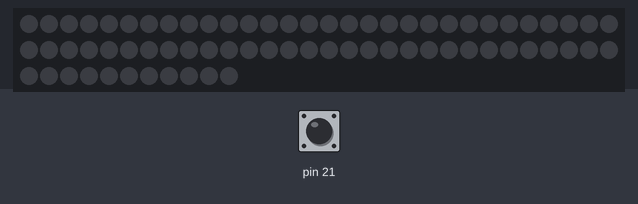
A sketch run on a simulated Arduino Mega 2560, built with avr-gcc and run on an emulated ATmega2560. On the bench: 71 RGB LEDs in strip order, left to right, continuing on the next row. Inputs (shaded band) come from the test bench; at power-on: pin 21 HIGH. Dim RGB values are drawn brighter than linear.

Above: at 1.2 s.
1.3 s: pin 21 driven LOW
At 1.67 s:
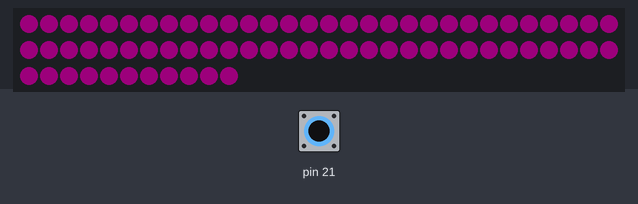
At 2.16 s:
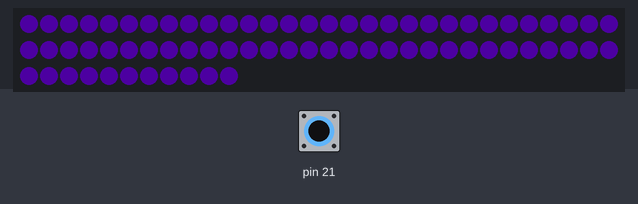
3.3 s: pin 21 pulsed HIGH 2 times (0.12 s each, 0.3 s apart)
At 4.1 s:
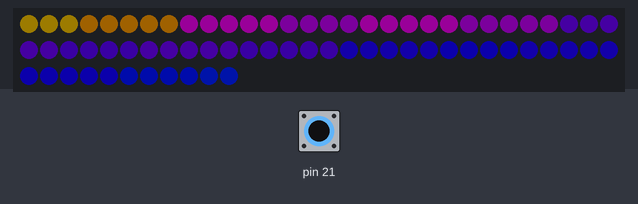
Timing chart, 0 to 6.3 s (numbered marks = the images above; inputs shaded):
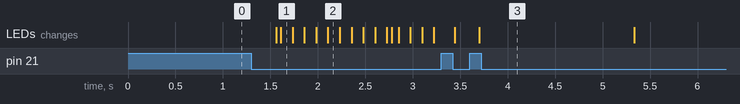

Measured:
- after the input at 1.3 s, the LEDs: first change after 0.26 s (image 1 shows a later state)

The sketch:

ceiling.ino
```cpp
#include <Adafruit_NeoPixel.h>


/*
  TODO (this includes nonsettings)
  Hardware and connection dependent settings
 */

int lightMode = -1; // one less than we want bc interrupt runs at beginning apparently

#include "strip_functions.h"
uint16_t _num_led = 71; // Number of pixels in strand
uint8_t _pin_led = 6; // NeoPixel LED strand is connected to this pin
uint8_t _pin_pot = 9; // using 1K potentiometer
uint8_t brightness = 50; // brightness
extern boolean checkButton();

#include "sound_reactive.h"
uint8_t _pin_mic = A10; // Microphone is attached to this analog pin
extern int vol;


/* Initialize variables */

Adafruit_NeoPixel
  strip = Adafruit_NeoPixel(_num_led, _pin_led, NEO_GRB + NEO_KHZ800);

boolean pushed = false;
/**
 * Instead doing work directly within interrupt, we'll just toggle a
 * variable that we'll check for later. This prevents any weirdness due to
 * variable volatility.
 */
void buttonInterrupt() {
  pushed = true;
}

//int lightMode = 0; // how many times the button has been pressed

void setup() {

  /* Interrupt setup */

    /*
      "FLORA supports external interrupts on D0 (INT2), D1(INT3), D2(INT1), and
      D3(INT0). You would attach your button between, say, D0 and GND."
      FLORA's D0 is labeled "RX" (https://learn.adafruit.com/assets/2845)
      and corresponds to Arduino interrupt 2.
      * https://www.arduino.cc/en/Reference/PinMode
      * https://www.arduino.cc/en/Reference/attachInterrupt
      * https://forums.adafruit.com/viewtopic.php?f=25&t=57650:
     */
    pinMode(0, INPUT_PULLUP); // configure pin to behave as input
    // when button is pushed, run buttonPushed()
    attachInterrupt(2, buttonInterrupt, FALLING); // listen for high to low

    // from Amplitie code, not sure if needed or what it does
    //pinMode(_pin_led, OUTPUT);

  /* sound_reactive */

    memset((void*) vol, 0, sizeof(vol));

    /*
      This is only needed on 5V Arduinos (Uno, Leonardo, etc.). Connect 3.3V to
      mic AND TO AREF ON ARDUINO and enable this line.  Audio samples are
      'cleaner' at 3.3V. COMMENT OUT THIS LINE FOR 3.3V ARDUINOS (FLORA, ETC.):
     */
    // analogReference(EXTERNAL);

  strip.begin();
  strip.show(); // Initialize all pixels to 'off'
}

void loop() {

  checkButton();


  switch (lightMode) {
    default:
      // we exceeded defined modes, reset and fall through
      lightMode = 0;
    case 0:
      colorWipe(strip.Color(0, 0, 0), 0);
      delay(20);
      break;
    case 1:
      purpleSingle(20);
      break;
    case 2:
      purpleCycle(50);
      break;
    case 3:
      pulse(strip.Color(75,0,130), 0); //Indigo
      colorWipe(strip.Color(0, 0, 0), 0);
      break;
    case 4: //Blue Purple volume responsive
      volMeter(120,190);
      break;
  }


  /*
  switch (lightMode) {
    default:
      // we exceeded defined modes, reset and fall through
      lightMode = 0;
    case 0:
      colorWipe(strip.Color(0, 0, 0), 0);
      delay(20);
      break;
    case 1:
      pulse(strip.Color(255, 0, 0), 0); //Red
      break;
    case 2:
      pulse(strip.Color(map(analogRead(_pin_pot), 0, 1023, 0, 255),0,255), 0);
      break;
  }
  */

}
```

sound_reactive.cpp
```cpp
#include "sound_reactive.h"

#define SAMPLES 6  // Length of buffer for dynamic level adjustment

byte
  peak      = 0,      // Used for falling dot
  dotCount  = 0,      // Frame counter for delaying dot-falling speed
  volCount  = 0;      // Frame counter for storing past volume data
int
  vol[SAMPLES],       // Collection of prior volume samples
  lvl       = 10,      // Current "dampened" audio level
  minLvlAvg = 0,      // For dynamic adjustment of graph low & high
  maxLvlAvg = 512;

uint8_t  _num_groups  = 2;  // Number of pixels in strand
uint16_t _led_per_grp = ( _num_led / _num_groups );  // Number of pixels in strand
uint8_t  _dc_offset   = 0;  // DC offset in mic signal - if unusure, leave 0
uint8_t  _noise       = 10;  // Noise/hum/interference in mic signal
uint8_t  _top_offset  = (_led_per_grp + 2); // Allow dot to go slightly off scale
uint8_t  _fall_rate   = 10;  // Rate of peak falling dot

void setPixelColor(uint16_t n, uint8_t r, uint8_t g, uint8_t b){
  for(uint8_t i = 0; i < _num_groups; i++) {
    if( i % 2 == 0 ) {
      strip.setPixelColor( (n + i * _led_per_grp ),r,g,b);
    } else {
      //reverse the number order for every other mini strand
      strip.setPixelColor( ( (_led_per_grp-n) + i * _led_per_grp ),r,g,b);
    }
  }
}

void setPixelColor(uint16_t n, uint32_t c){
  for(uint8_t i = 0; i < _num_groups; i++) {
    if( i % 2 == 0 ) {
      strip.setPixelColor( (n + i * _led_per_grp ),c);
    } else {
      strip.setPixelColor( ( (_led_per_grp-n) + i * _led_per_grp ),c);
    }
  }
}

void volMeter(uint8_t startColor, uint8_t endColor){
  if( checkButton() ){ return; };
  uint8_t  i;
  uint16_t minLvl, maxLvl;
  int      n, height;

  n   = analogRead(_pin_mic);                        // Raw reading from mic
  n   = abs(n - 512 - _dc_offset); // Center on zero
  n   = (n <= _noise) ? 0 : (n - _noise);             // Remove noise/hum
  lvl = ((lvl * 7) + n) >> 3;    // "Dampened" reading (else looks twitchy)

  // Calculate bar height based on dynamic min/max levels (fixed point):
  height = _top_offset * (lvl - minLvlAvg) / (long)(maxLvlAvg - minLvlAvg);

  if(height < 0L)       height = 0;      // Clip output
  else if(height > _top_offset) height = _top_offset;
  if(height > peak)     peak   = height; // Keep 'peak' dot at top

  // Color pixels based on rainbow gradient
  for(i=0; i<_led_per_grp; i++) {
    if(i >= height)               setPixelColor(i,   0,   0, 0);
    else setPixelColor(i,Wheel(map(i,0,_led_per_grp-1,startColor,endColor)));

  }

  // Draw peak dot
  if(peak > 0 && peak <= _led_per_grp-1) setPixelColor(peak,Wheel(map(peak,0,_led_per_grp-1,startColor,endColor)));

   strip.show(); // Update strip

  // Every few frames, make the peak pixel drop by 1:
    if(++dotCount >= _fall_rate) { //fall rate

      if(peak > 0) peak--;
      dotCount = 0;
    }

  vol[volCount] = n;                      // Save sample for dynamic leveling
  if(++volCount >= SAMPLES) volCount = 0; // Advance/rollover sample counter

  // Get volume range of prior frames
  minLvl = maxLvl = vol[0];
  for(i=1; i<SAMPLES; i++) {
    if(vol[i] < minLvl)      minLvl = vol[i];
    else if(vol[i] > maxLvl) maxLvl = vol[i];
  }
  // minLvl and maxLvl indicate the volume range over prior frames, used
  // for vertically scaling the output graph (so it looks interesting
  // regardless of volume level).  If they're too close together though
  // (e.g. at very low volume levels) the graph becomes super coarse
  // and 'jumpy'...so keep some minimum distance between them (this
  // also lets the graph go to zero when no sound is playing):
  if((maxLvl - minLvl) < _top_offset) maxLvl = minLvl + _top_offset;
  minLvlAvg = (minLvlAvg * 63 + minLvl) >> 6; // Dampen min/max levels
  maxLvlAvg = (maxLvlAvg * 63 + maxLvl) >> 6; // (fake rolling average)
}
```

sound_reactive.h
```cpp
// (licence header left out)
#include <Adafruit_NeoPixel.h>

extern Adafruit_NeoPixel strip;
extern boolean checkButton();

extern uint16_t _num_led;
extern uint8_t  _pin_led;
extern uint8_t  _pin_mic;

extern uint32_t Wheel(byte WheelPos);


void volMeter(uint8_t startColor, uint8_t endColor);
void setPixelColor(uint16_t n, uint8_t r, uint8_t g, uint8_t b);
void setPixelColor(uint16_t n, uint32_t c);
```

strip_functions.cpp
```cpp
#include "strip_functions.h"

/**
 * See if button was pushed. If so, delay and then set "pushed" back to false.
 * If we don't delay first, the interrupt might set "pushed" back to true,
 * causing the condition to fire too many times on "one" button push.
 */
boolean checkButton() {
  if( pushed ){
    setBrightness();
    delay(250);
    pushed = false;
    lightMode++;
    return true;
  }
  return false;
}

/*
  Set strip brightness based on potentiometer value
 */
void setBrightness() {
  // convert analogRead's range of 0 to 1023 to brightness range 0 to 255
  //uint8_t brightness = map(analogRead(_pin_pot), 0, 1023, 0, 255);
  uint8_t brightness = 50;
  strip.setBrightness(brightness);
}

/*
  Input a value 0 to 255 to get a color value.
  The colors are a transition r - g - b - back to r.
 */
uint32_t Wheel(byte WheelPos) {
  if(WheelPos < 85) {
   return strip.Color(WheelPos * 3, 255 - WheelPos * 3, 0);
  } else if(WheelPos < 170) {
   WheelPos -= 85;
   return strip.Color(255 - WheelPos * 3, 0, WheelPos * 3);
  } else {
   WheelPos -= 170;
   return strip.Color(0, WheelPos * 3, 255 - WheelPos * 3);
  }
}

/*
  Fade from off to given color and back.
 */
void pulse(uint32_t c, int w) {
  for(uint16_t j=8; j<255; j++) {
    if( checkButton() ){ return; };
    strip.setBrightness(j-1);
    for(uint16_t i=0; i<strip.numPixels(); i++) {
      strip.setPixelColor(i, c);
    }
    strip.show();
    delay(w);
  }
  delay(w*10+50);
  for(uint16_t j=255; j>8; j--) {
    if( checkButton() ){ return; };
    strip.setBrightness(j-1);
    for(uint16_t i=0; i<strip.numPixels(); i++) {
      strip.setPixelColor(i, c);
    }
    strip.show();
    delay(w);
  }
  delay(w*10+50);
}

/*
  Rainbow Cycle Program - Equally distributed
 */
void rainbowCycle(uint8_t wait) {
  uint16_t i, j;
  for(j=0; j<256; j++) { // cycle all wheel colors
    if( checkButton() ){ return; };
    for(i=0; i< strip.numPixels(); i++) {
      strip.setPixelColor(
        i,
        Wheel(
          // i*256/numPixels() is like mapping i in 0...numPixels() to 0..256
          //
          // + j & 255 ensures we change color each time we visit given pixel
          // while not running over 255
          //
          // casting to uint32_t lets us handle strips longer than 256 pixels
          // since that would result in number larger than 32K, causing wraparound
          // to negative number
          ( (uint8_t) ( (uint32_t) i * 256 / strip.numPixels()) + j) & 255 // ORIGINAL
        )
      );
    }
    strip.show();
    delay(wait);
  }
}

void purpleCycle(uint8_t wait) {
  uint16_t i, j;
  for (j=120; j<180; j++) { // cycle blue and purple
    if( checkButton() ){ return; };
    for(i=0; i< strip.numPixels(); i++) {
      strip.setPixelColor(i,
        Wheel(
          ( (uint8_t) ( (uint32_t) (i * 60 + 120) / strip.numPixels()) + j) & 180 )
      );
    }
    strip.show();
    delay(wait);
  }
}

// Fill the dots one after the other with a color
void colorWipe(uint32_t c, uint8_t wait) {
  for(uint16_t i=0; i<strip.numPixels(); i++) {
    strip.setPixelColor(i, c);
    if ( wait ) {
      strip.show();
      delay(wait);
    }
  }
  if ( wait == 0 ) {
    strip.show();
  }
}

//Rainbow Program
void rainbowSingle(int wait) {
  uint16_t i, j;
  for(j=0; j<256; j++) { //all color
    // kind of a hack to allow negative wait value to speed rainbow by
    // skipping colors, otherwise 0 would be fast as chip could process
    if(wait < 0 &&  j % ( -1 * wait ) != 0){
      continue;
    }
    if( checkButton() ){ return; };
    for(i=0; i<strip.numPixels(); i++) {
      strip.setPixelColor(i, Wheel(j));
    }
    strip.show();
    if(wait > 0){
      delay(wait);
    }
  }
}

void purpleSingle(int wait) {
  uint16_t i, j;
  for (j=120; j<260; j++) {
    if(wait < 0 &&  j % ( -1 * wait ) != 0){
      continue;
    }
    if( checkButton() ){ return; };
    //first ramp up to 200
    if(j<=190){
      for(i=0; i<strip.numPixels(); i++) {
        strip.setPixelColor(i, Wheel(j));
      }
    }
    //then ramp back towards 120
    if(j>190){
      for(i=0; i<strip.numPixels(); i++) {
        strip.setPixelColor(i, Wheel((190*2)-j));
      }
    }
    strip.show();
    if(wait > 0){
      delay(wait);
    }
  }
}

//Rainbow Program
void rainbow(uint8_t wait) {
  uint16_t i, j;
  for(j=0; j<256; j++) {
    if( checkButton() ){ return; };
    for(i=0; i<strip.numPixels(); i++) {
      strip.setPixelColor(i, Wheel((i+j) & 255));
    }
    strip.show();
    delay(wait);
  }
}
```

strip_functions.h
```cpp
#include <Adafruit_NeoPixel.h>

extern Adafruit_NeoPixel strip;
extern boolean pushed;
extern uint8_t _pin_pot;
extern int lightMode;

void buttonPushed();
void setBrightness();

void colorWipe(uint32_t c, uint8_t wait);
void pulse(uint32_t c, int w);
void rainbow(uint8_t wait);
void rainbowCycle(uint8_t wait);
void rainbowSingle(int wait);
void purpleCycle(uint8_t wait);
void purpleSingle(int wait);

uint32_t Wheel(byte WheelPos);
```
